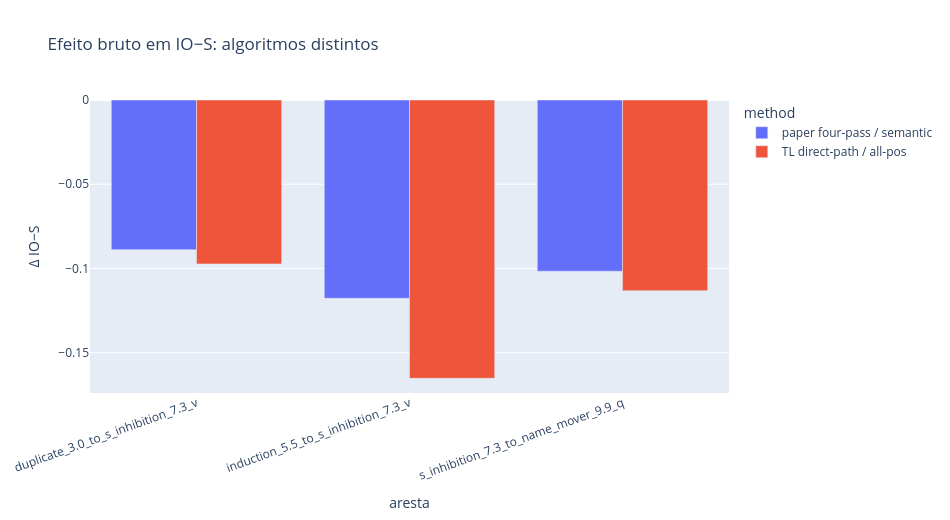

The cell this chart's notebook holds for it:
### Markdown cell above
## Diagnóstico moderno `get_act_patch_direct_path`

A comparação usa a mesma métrica bruta IO−S nos dois métodos e salva os endpoints separadamente. Não misturamos recuperação normalizada com diferença de logits.

O helper do TransformerLens 4.3 é uma intervenção diferente: soma o write `z @ W_O` novo−original no fork pré-Q/K/V de um receiver e o faz em **todas as posições**. Ele não executa os quatro passes históricos, não congela a rede intermediária do mesmo modo e não aceita as posições semânticas variáveis desta análise.

### Code cell
sender_hook_names = sorted({
    f"blocks.{sender.layer}.attn.hook_z"
    for sender, _ in interventions.values()
})
_, abc_z_cache = model.run_with_cache(abc_tokens, names_filter=sender_hook_names)
_, ioi_z_cache = model.run_with_cache(ioi_tokens, names_filter=sender_hook_names)

modern_direct = {}
for name, (sender, receiver) in interventions.items():
    matrix = tl_patching.get_act_patch_direct_path(
        model=model,
        corrupted_tokens=ioi_tokens,
        clean_cache=abc_z_cache,
        corrupted_cache=ioi_z_cache,
        patching_metric=metric,
        src_layer=sender.layer,
        src_head=sender.head,
        component=receiver.component.value,
        verbose=False,
    )
    patched = matrix[receiver.layer, receiver.head]
    baseline = torch.tensor(historical[name]["baseline"], device=patched.device)
    modern_direct[name] = {
        "baseline": baseline.item(),
        "patched": patched.item(),
        "effect": (patched - baseline).item(),
        "position_scope": "all_positions",
    }
    print(
        f"{name}: {baseline.item():+.4f} → {patched.item():+.4f} "
        f"(Δ={patched.item() - baseline.item():+.4f}; all-pos)"
    )

plot_rows = []
for name in interventions:
    plot_rows.extend([
        {"edge": name, "method": "paper four-pass / semantic", "effect": historical[name]["effect"]},
        {"edge": name, "method": "TL direct-path / all-pos", "effect": modern_direct[name]["effect"]},
    ])
fig = px.bar(
    plot_rows,
    x="edge",
    y="effect",
    color="method",
    barmode="group",
    title="Efeito bruto em IO−S: algoritmos distintos",
    labels={"effect": "Δ IO−S", "edge": "aresta"},
)
fig.update_layout(width=950, height=520, xaxis_tickangle=-20)
fig.show()

### Figure 1 — Plotly figure (JSON) as saved in the notebook; plotly's stock layout.template omitted (floating-point values rounded to 4 significant figures)
{"data": [{"alignmentgroup": "True", "hovertemplate": "method=paper four-pass / semantic<br>aresta=%{x}<br>Δ IO−S=%{y}<extra></extra>", "legendgroup": "paper four-pass / semantic", "marker": {"color": "#636efa", "pattern": {"shape": ""}}, "name": "paper four-pass / semantic", "offsetgroup": "paper four-pass / semantic", "orientation": "v", "showlegend": true, "textposition": "auto", "type": "bar", "x": ["duplicate_3.0_to_s_inhibition_7.3_v", "induction_5.5_to_s_inhibition_7.3_v", "s_inhibition_7.3_to_name_mover_9.9_q"], "xaxis": "x", "y": [-0.08886, -0.1178, -0.1017], "yaxis": "y"}, {"alignmentgroup": "True", "hovertemplate": "method=TL direct-path / all-pos<br>aresta=%{x}<br>Δ IO−S=%{y}<extra></extra>", "legendgroup": "TL direct-path / all-pos", "marker": {"color": "#EF553B", "pattern": {"shape": ""}}, "name": "TL direct-path / all-pos", "offsetgroup": "TL direct-path / all-pos", "orientation": "v", "showlegend": true, "textposition": "auto", "type": "bar", "x": ["duplicate_3.0_to_s_inhibition_7.3_v", "induction_5.5_to_s_inhibition_7.3_v", "s_inhibition_7.3_to_name_mover_9.9_q"], "xaxis": "x", "y": [-0.09732, -0.1652, -0.1132], "yaxis": "y"}], "layout": {"barmode": "group", "height": 520, "legend": {"title": {"text": "method"}, "tracegroupgap": 0}, "title": {"text": "Efeito bruto em IO−S: algoritmos distintos"}, "width": 950, "xaxis": {"anchor": "y", "domain": [0.0, 1.0], "tickangle": -20, "title": {"text": "aresta"}}, "yaxis": {"anchor": "x", "domain": [0.0, 1.0], "title": {"text": "Δ IO−S"}}}}
